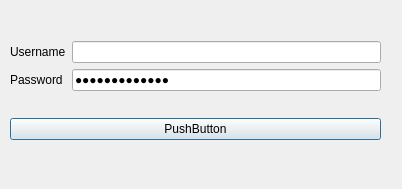
<?xml version="1.0" encoding="UTF-8"?>
<ui version="4.0">
 <class>Check_User</class>
 <widget class="QDialog" name="Check_User">
  <property name="geometry">
   <rect>
    <x>0</x>
    <y>0</y>
    <width>402</width>
    <height>189</height>
   </rect>
  </property>
  <property name="windowTitle">
   <string>Dialog</string>
  </property>
  <widget class="QWidget" name="layoutWidget">
   <property name="geometry">
    <rect>
     <x>10</x>
     <y>20</y>
     <width>371</width>
     <height>141</height>
    </rect>
   </property>
   <layout class="QVBoxLayout" name="verticalLayout_3">
    <item>
     <layout class="QHBoxLayout" name="horizontalLayout">
      <item>
       <layout class="QVBoxLayout" name="verticalLayout_2">
        <item>
         <widget class="QLabel" name="label">
          <property name="text">
           <string>Username</string>
          </property>
         </widget>
        </item>
        <item>
         <widget class="QLabel" name="label_2">
          <property name="text">
           <string>Password</string>
          </property>
         </widget>
        </item>
       </layout>
      </item>
      <item>
       <layout class="QVBoxLayout" name="verticalLayout">
        <item>
         <widget class="QLineEdit" name="txt_user"/>
        </item>
        <item>
         <widget class="QLineEdit" name="txt_pass">
          <property name="whatsThis">
           <string/>
          </property>
          <property name="text">
           <string>0000000000000</string>
          </property>
          <property name="maxLength">
           <number>15</number>
          </property>
          <property name="echoMode">
           <enum>QLineEdit::Password</enum>
          </property>
         </widget>
        </item>
       </layout>
      </item>
     </layout>
    </item>
    <item>
     <widget class="QPushButton" name="pushButton">
      <property name="text">
       <string>PushButton</string>
      </property>
     </widget>
    </item>
   </layout>
  </widget>
 </widget>
 <resources/>
 <connections/>
</ui>
